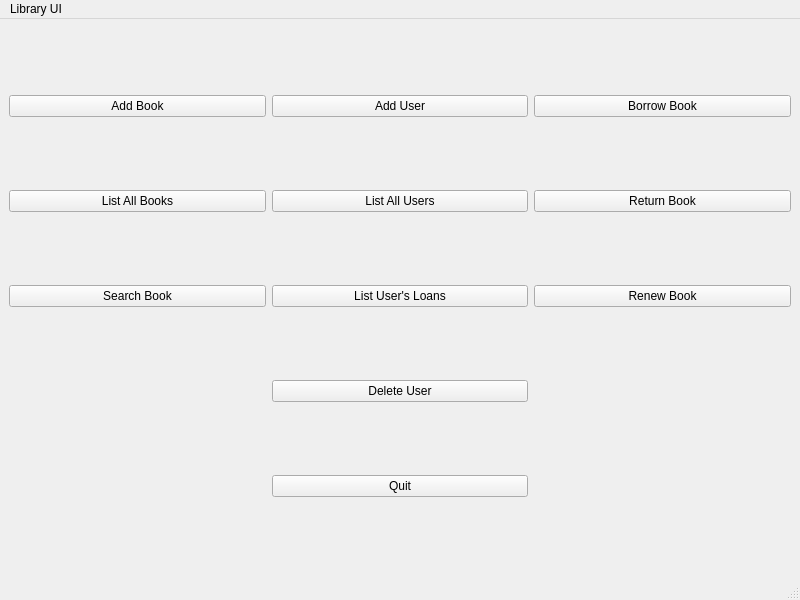
<?xml version="1.0" encoding="UTF-8"?>
<ui version="4.0">
 <class>MainWindow</class>
 <widget class="QMainWindow" name="MainWindow">
  <property name="geometry">
   <rect>
    <x>0</x>
    <y>0</y>
    <width>800</width>
    <height>600</height>
   </rect>
  </property>
  <property name="windowTitle">
   <string>MainWindow</string>
  </property>
  <widget class="QWidget" name="centralwidget">
   <property name="styleSheet">
    <string notr="true"/>
   </property>
   <layout class="QGridLayout" name="gridLayout_2">
    <item row="2" column="2">
     <widget class="QPushButton" name="btnReturnBook">
      <property name="text">
       <string>Return Book</string>
      </property>
     </widget>
    </item>
    <item row="0" column="0">
     <widget class="QPushButton" name="btnAddBook">
      <property name="text">
       <string>Add Book</string>
      </property>
     </widget>
    </item>
    <item row="0" column="2">
     <widget class="QPushButton" name="btnBorrowBook">
      <property name="text">
       <string>Borrow Book</string>
      </property>
     </widget>
    </item>
    <item row="6" column="1">
     <widget class="QPushButton" name="btnClose">
      <property name="text">
       <string>Quit</string>
      </property>
     </widget>
    </item>
    <item row="0" column="1">
     <widget class="QPushButton" name="btnAddUser">
      <property name="text">
       <string>Add User</string>
      </property>
     </widget>
    </item>
    <item row="2" column="0">
     <widget class="QPushButton" name="btnListAllBooks">
      <property name="text">
       <string>List All Books</string>
      </property>
     </widget>
    </item>
    <item row="3" column="2">
     <widget class="QPushButton" name="btnRenewBook">
      <property name="text">
       <string>Renew Book</string>
      </property>
     </widget>
    </item>
    <item row="2" column="1">
     <widget class="QPushButton" name="btnListAllUsers">
      <property name="text">
       <string>List All Users</string>
      </property>
     </widget>
    </item>
    <item row="3" column="0">
     <widget class="QPushButton" name="btnSearchBook">
      <property name="text">
       <string>Search Book</string>
      </property>
     </widget>
    </item>
    <item row="5" column="1">
     <widget class="QPushButton" name="btnDeleteUser">
      <property name="text">
       <string>Delete User</string>
      </property>
     </widget>
    </item>
    <item row="3" column="1">
     <widget class="QPushButton" name="btnListAllUsersLoans">
      <property name="text">
       <string>List User's Loans</string>
      </property>
     </widget>
    </item>
   </layout>
  </widget>
  <widget class="QMenuBar" name="menubar">
   <property name="geometry">
    <rect>
     <x>0</x>
     <y>0</y>
     <width>800</width>
     <height>21</height>
    </rect>
   </property>
   <widget class="QMenu" name="menuLibrary_UI">
    <property name="title">
     <string>Library UI</string>
    </property>
   </widget>
   <addaction name="menuLibrary_UI"/>
  </widget>
  <widget class="QStatusBar" name="statusbar"/>
 </widget>
 <resources/>
 <connections>
  <connection>
   <sender>btnClose</sender>
   <signal>clicked()</signal>
   <receiver>MainWindow</receiver>
   <slot>close()</slot>
   <hints>
    <hint type="sourcelabel">
     <x>339</x>
     <y>362</y>
    </hint>
    <hint type="destinationlabel">
     <x>399</x>
     <y>299</y>
    </hint>
   </hints>
  </connection>
 </connections>
 <slots>
  <signal>signal1()</signal>
  <slot>slot1()</slot>
 </slots>
</ui>
